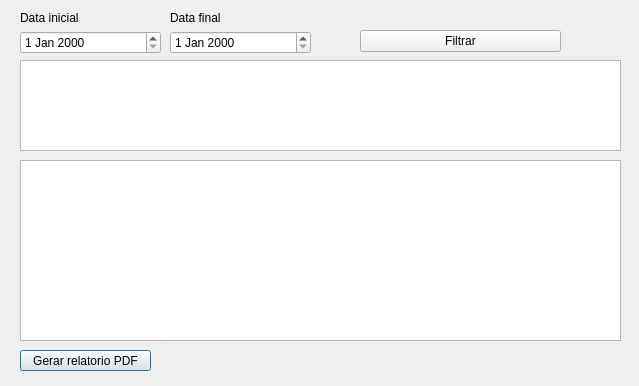
<?xml version="1.0" encoding="UTF-8"?>
<ui version="4.0">
 <class>fm_gestaoVendas</class>
 <widget class="QDialog" name="fm_gestaoVendas">
  <property name="geometry">
   <rect>
    <x>0</x>
    <y>0</y>
    <width>639</width>
    <height>386</height>
   </rect>
  </property>
  <property name="windowTitle">
   <string>Gestão de Vendas</string>
  </property>
  <property name="windowIcon">
   <iconset resource="resources.qrc">
    <normaloff>:/imagens/img/images.png</normaloff>:/imagens/img/images.png</iconset>
  </property>
  <widget class="QTableWidget" name="tw_gv_listaVendas">
   <property name="geometry">
    <rect>
     <x>20</x>
     <y>60</y>
     <width>601</width>
     <height>91</height>
    </rect>
   </property>
  </widget>
  <widget class="QTableWidget" name="tw_gv_listaprodutos">
   <property name="enabled">
    <bool>true</bool>
   </property>
   <property name="geometry">
    <rect>
     <x>20</x>
     <y>160</y>
     <width>601</width>
     <height>181</height>
    </rect>
   </property>
  </widget>
  <widget class="QPushButton" name="btn_gv_relatorio">
   <property name="geometry">
    <rect>
     <x>20</x>
     <y>350</y>
     <width>131</width>
     <height>21</height>
    </rect>
   </property>
   <property name="text">
    <string>Gerar relatorio PDF</string>
   </property>
  </widget>
  <widget class="QWidget" name="">
   <property name="geometry">
    <rect>
     <x>20</x>
     <y>10</y>
     <width>141</width>
     <height>44</height>
    </rect>
   </property>
   <layout class="QVBoxLayout" name="verticalLayout">
    <item>
     <widget class="QLabel" name="label">
      <property name="text">
       <string>Data inicial </string>
      </property>
     </widget>
    </item>
    <item>
     <widget class="QDateEdit" name="de_gv_dataini"/>
    </item>
   </layout>
  </widget>
  <widget class="QWidget" name="">
   <property name="geometry">
    <rect>
     <x>170</x>
     <y>10</y>
     <width>141</width>
     <height>44</height>
    </rect>
   </property>
   <layout class="QVBoxLayout" name="verticalLayout_2">
    <item>
     <widget class="QLabel" name="label_2">
      <property name="text">
       <string>Data final</string>
      </property>
     </widget>
    </item>
    <item>
     <widget class="QDateEdit" name="de_gv_datafim"/>
    </item>
   </layout>
  </widget>
  <widget class="QWidget" name="">
   <property name="geometry">
    <rect>
     <x>360</x>
     <y>30</y>
     <width>201</width>
     <height>23</height>
    </rect>
   </property>
   <layout class="QHBoxLayout" name="horizontalLayout">
    <item>
     <widget class="QPushButton" name="btn_gv_filtar">
      <property name="text">
       <string>Filtrar</string>
      </property>
     </widget>
    </item>
   </layout>
  </widget>
 </widget>
 <resources>
  <include location="resources.qrc"/>
 </resources>
 <connections/>
</ui>
